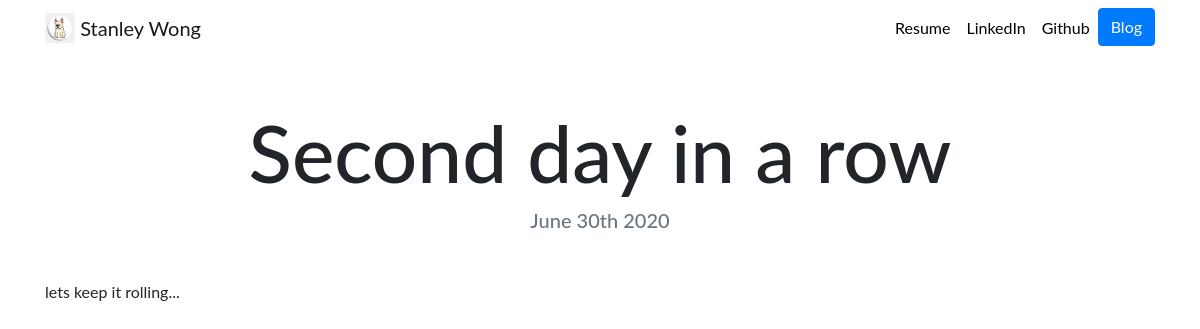
The app's page /blog/2/ with its own data.
### blog/models.py (models this page shows, shortened)
class Blog(models.Model):
    title = models.CharField(max_length=100)
    description = models.TextField()
    date = models.DateField()

### blog/views.py (the view)
# urls.py: path('<int:blog_id>/', views.detail, name='detail'),
def detail(request, blog_id):
    blog = get_object_or_404(Blog, pk=blog_id)
    return render(request, 'blog/detail.html', {'blog': blog})

### blog/templates/blog/detail.html
{% extends "portfolio/base.html" %}
{% load static %}
{% block content %}
<h1 class="text-center mt-5" id="blogdetailtitle">{{ blog.title }}</h1>
<h5 class="text-center text-muted mb-5">{{ blog.date|date:'F jS Y' }}</h5>
{{ blog.description|safe }}
{% endblock %}

### portfolio/static/portfolio/custom.css (style rules this page uses)
body { font-family: 'Lato', sans-serif; }
@media (min-width: 992px) { #blogdetailtitle { font-size: 5rem; } }

### records on screen
Blog: title "Second day in a row", date "June 30th 2020", description "lets keep it rolling..."
